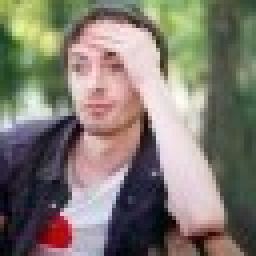
#> input picture kr2/img/man1.jpg, 64 x 64 px (shown 4 times larger); its folder holds 2 pictures in this run
$ jupyter execute --allow-errors kr2.ipynb
#> lines starting #> are read from the running program, lines starting #| are printed output that depends on the picture
# Контрольная работа №2
## Методы оптимизации, реализация CAMNS
### Кокряшкин Максим Егорович, Б05-932

### Теория
Задача заключается в разделении наблюдений на исходные сигналы, без знания о том, как именно наблюдения были составлены из набора исходных сигналов.

Требуется принять во внимание следующие предположения:
- Исходные данные должны быть покомпонентно неотрицательными векторами
- В каждом из наблюдений должен превалировать какой-то из исходных сигналов
- Сумма элементов в каждом ряде смешивающей матрицы должна быть ненулевой
- Размерность вектора наблюдения должна быть не мнеьше размерности исходного вектора и должна быть равна столбцовому рангу смешивающей матрицы

По сути, если считать $s$ исходным сигналом, а $x$ считать наблюдением, мы решаем следующую задачу:
$$
x = As,
$$

Задача может быть не выпуклой, но мы можем ее приблизить, чтобы пользоваться методами выпуклой оптимизации. Собственно это мы и сделаем.

[cell 1]
import numpy as np
import scipy.stats as sps
import cvxpy as cvx
from glob import glob
import matplotlib.pyplot as plt
import matplotlib.image as mpimg
from PIL import Image

Ниже моя реализация CAMNS.

P.S. Я пытался сделать оптимизацию с удалением нулевых векторов, но она тут не очень-то и нужна, а еще меня убило об размерности и я забил

[cell 2]
def is_ext_pt(C, d, alpha, tol):
    L, D = C.shape
    T = C[np.all(np.abs(np.expand_dims(C.dot(alpha) + d, axis=1)) < tol, axis=1), :]
    return T.shape[0] != 0 or np.linalg.matrix_rank(T, tol=tol) == D

def CAMNS(X, N, tol_lp=1e-3, tol_ext=1e-8, tol_zeros=1e-6):
  # Getting shape of the input signal.
  M, L = X.shape
  # Since I don't want to make regular Python users cry, matrix is passed in a
  # pythonic way, so we need to transpose it for the algo to work.
  X = X.T
  d =  np.mean(X, axis=1)
  C, V, S = np.linalg.svd(X - np.expand_dims(d, axis=1), full_matrices=False)
  # Drop the unneeded one.
  C = C[:, :N-1]

  l = 0

  # ----
  # step 1
  l = 0
  hS = np.zeros(shape=(0, L))
  # Initalize B with identity matrix.
  B = np.diag(np.ones(L))
  # ----
  # Repeating untill we get exactly at least N signals.
  while l < N:
    # step 2
    w = sps.norm.rvs(size=L)
    r = B.dot(w)
    # ----
    # step 3: Solving convex optimizaton problems
    alpha_1 = cvx.Variable(C.shape[1])
    goal_1 = cvx.Minimize(r.T @ (C @ alpha_1 + d))
    problem_1 = cvx.Problem(goal_1, [C @ alpha_1 + d >= 0])
    p = problem_1.solve(solver='ECOS_BB')
    a_1 = alpha_1.value

    alpha_2 = cvx.Variable(C.shape[1])
    goal_2 = cvx.Maximize(r.T @ (C @ alpha_2 + d))
    problem_2 = cvx.Problem(goal_2, [C @ alpha_2 + d >= 0])
    q = problem_2.solve(solver='ECOS_BB')
    a_2 = alpha_2.value
    # ----
    # step 4
    if l == 0:
      if is_ext_pt(C, d, a_1, tol_ext):
        hS = np.append(hS, [(C @ a_1 + d).squeeze()], axis=0)
      if is_ext_pt(C, d, a_2, tol_ext):
        hS = np.append(hS, [(C @ a_2 + d).squeeze()], axis=0)
    else:
      if p / (np.linalg.norm(r) * np.linalg.norm(C @ a_1 + d)) >= tol_lp:
        if is_ext_pt(C, d, a_1, tol_ext):
          hS = np.append(hS, [(C @ a_1 + d).squeeze()], axis=0)
      if q / (np.linalg.norm(r) * np.linalg.norm(C @ a_1 + d)) >= tol_lp:
        if is_ext_pt(C, d, a_2, tol_ext):
          hS = np.append(hS, [(C @ a_2 + d).squeeze()], axis=0)
    # ----
    # step 5: Updating the number of vectors
    l = hS.shape[0]
    # ----
    #step 6: Applying QR decomposition
    if l > 0:
      Q, _ = np.linalg.qr(hS.T)
      B = np.diag(np.ones(L)) - Q @ Q.T
    # ----
    print(l)
  return hS

Загрузим картинки, перенесем их в черно-белую палитру и перемешаем сигналы

[cell 3]
paths = glob('img/*')
N_IMAGES = len(paths)

fig, ax = plt.subplots(2, N_IMAGES, figsize=(10, 10))
images = []
for i in range(N_IMAGES):
    cur_img = np.array(Image.open(paths[i]).convert('L'))
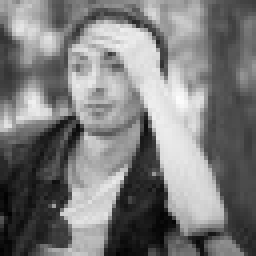
#> cur_img: shape (64, 64) (shown 4 times larger); min 2, max 253, mean 123.2
    ax[0][i].imshow(cur_img, cmap='gray')
    images.append(cur_img.flatten().astype(np.float64) / 255.0)
#> pass 2 of the loop `for i in range(N_IMAGES):`:
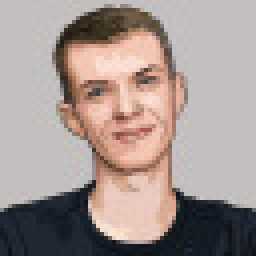
#> input picture kr2/img/man2.jpg, 64 x 64 px (shown 4 times larger)
#> `cur_img = np.array(Image.open(paths[i]).convert('L'))`:
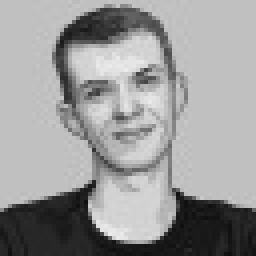
#> cur_img: shape (64, 64) (shown 4 times larger); min 14, max 235, mean 153.7

images = np.array(images)
random_matrix = np.random.rand(N_IMAGES, N_IMAGES)
mixing_matrix = np.divide(random_matrix, np.sum(random_matrix, axis=1, keepdims=True))

print(N_IMAGES)

mixed_channels = mixing_matrix.dot(images)
for i in range(N_IMAGES):
    ax[1][i].imshow(mixed_channels[i].reshape(64, 64), cmap='gray')
plt.show()
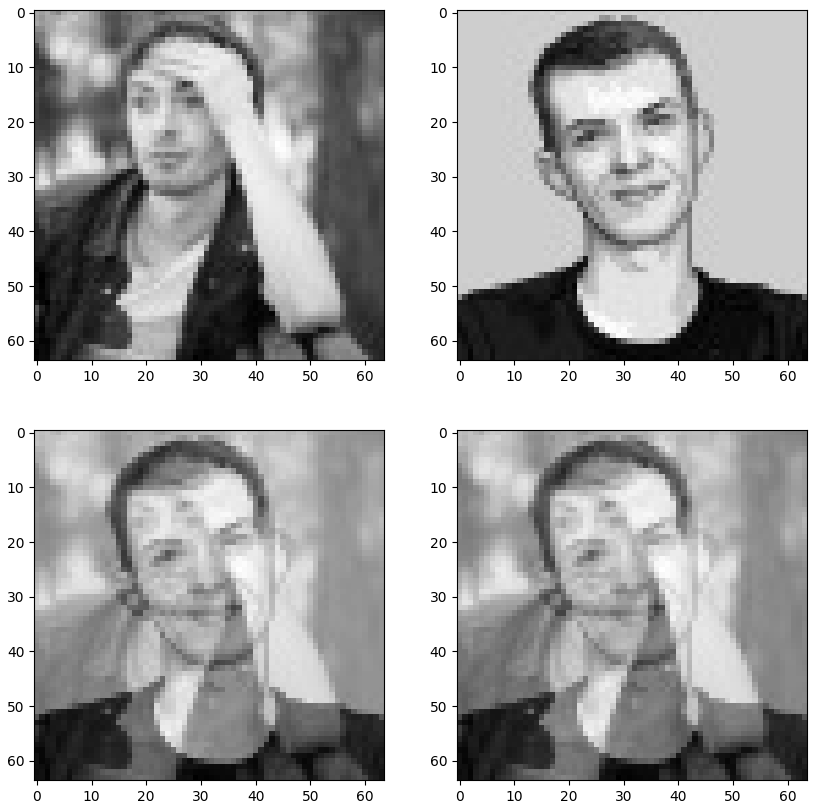
#> figure drawn by matplotlib, 4 panels

А теперь восстановим сигналы обратно. Восстановление часто зависит от смешения, поэтому можно поперезапускать эти две ячейки, если оно восстановилось плохо

[cell 4]
fig, ax = plt.subplots(1, N_IMAGES, figsize=(10, 10))
#> (the rest of this cell did not finish here and is left out)

#> in CAMNS, `X = X.T`: X = 4096 pairs, first value 0.0456 to 0.921, second value 0.0395 to 0.922
#> in CAMNS, `d =  np.mean(X, axis=1)`: d = 4096 values, max 0.921 at index 1637, min 0.0425 at index 4061, mean 0.545
#> in CAMNS, `C, V, S = np.linalg.svd(X - np.expand_dims(d, axis=1), full_matrices=F..`: C = 4096 pairs, first value -0.0353 to 0.0336, second value -0.0253 to 0.251; V = [1.52, 3.17e-15]; S = [[-0.707, 0.707], [0.707, 0.707]]
#> in CAMNS, `C = C[:, :N-1]`: C = 4096 values, max 0.0336 at index 3346, min -0.0353 at index 3806, mean -0.00508
